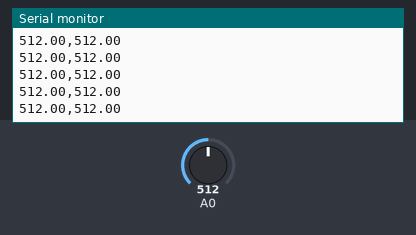
A sketch run on a simulated Arduino Uno, built with avr-gcc and run on an emulated ATmega328P. Shown: the last lines printed to the serial monitor. The inputs (shaded band) are chosen by the test bench; at power-on: A0 = 512.

Above: at 1.2 s.
1.3 s: A0 set to 716
At 2.0 s:
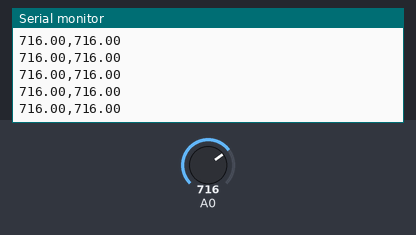
4.3 s: A0 set to 900
At 4.9 s:
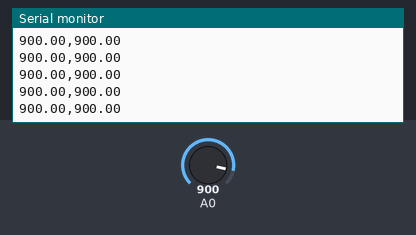
Timing chart, 0 to 7.3 s (numbered marks = the images above; inputs shaded):
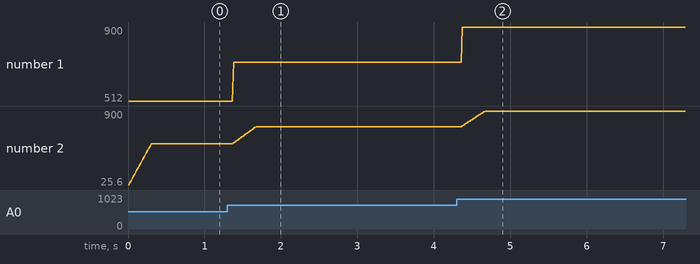

The sketch:

ex14_MovingAverageFilter.ino
```cpp
// PSD AverageFilter 예제 : https://www.youtube.com/watch?v=J-UGRCmYXYY
// 시리털 플로터 활용

#define num 20
float sensorValues[num];
float filteredValue = 0;

void setup() {
  // 초기 설정
  Serial.begin(9600);
}

void loop() {
  // 배열을 한칸씩 앞으로 당김
  for (int i = 0; i < num - 1; i++){
    sensorValues[i] = sensorValues[i + 1];
  }

  // 값 읽기 + 배열 마지막에 새로운값 대입
  sensorValues[num - 1] = analogRead(A0);

  // MovingAverageFilter 연산
  filteredValue = 0;
  for (int i = 0; i < num; i++){
    filteredValue += sensorValues[i];
  }
  filteredValue /= num;
  delay(10);

  // MovingAverageFilter값 출력
  Serial.print(sensorValues[num - 1]);
  Serial.print(",");
  Serial.println(filteredValue);
}
```

Measured:
- after the input at 1.3 s, the serial monitor: prints a new line after 0.08 s (image 1)
- after the input at 4.3 s, the serial monitor: prints a new line after 0.08 s (image 2)
- plotted number 1: 512 → 716 after the input at 1.3 s, 716 → 900 after the input at 4.3 s
- plotted number 2: 512 → 716 after the input at 1.3 s, 716 → 900 after the input at 4.3 s
